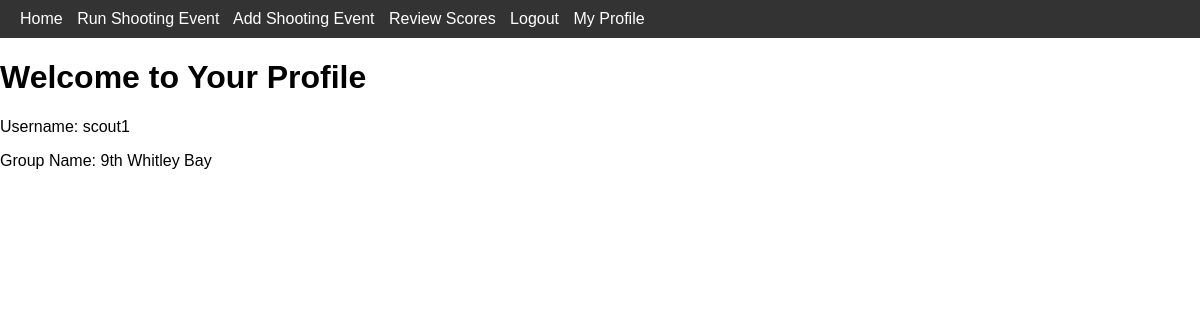
Page /my_profile (signed in) on the earlier database version.
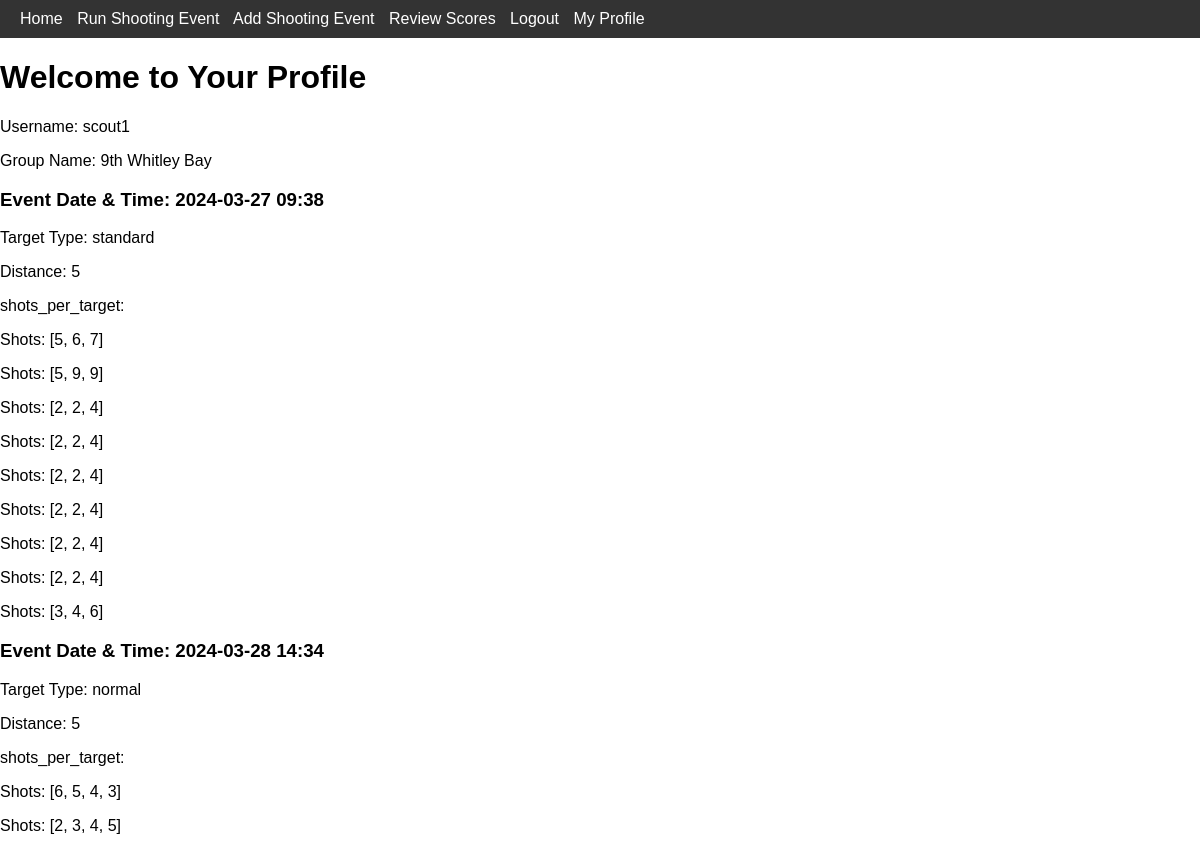
Same page on the later database version.
### app.py (models this page shows)
class User(db.Model):
    __tablename__ = "user"
    id = db.Column(db.Integer, primary_key=True)
    username = db.Column(db.String(80), unique=True, nullable=False)
    password = db.Column(db.String(120), nullable=False)
    admin = db.Column(db.Boolean, nullable=False)
    group_id = db.Column(db.Integer, db.ForeignKey('group.id'), nullable=False)

class Event(db.Model):
    __tablename__ = "event"
    id = db.Column(db.Integer, primary_key=True)
    description = db.Column(db.String(100), nullable=True)
    date = db.Column(db.String(100), nullable=True)
    time = db.Column(db.String(100), nullable=True)

class Format(db.Model):
    __tablename__ = "format"
    id = db.Column(db.Integer, primary_key=True)
    shots_per_target = db.Column(db.Integer, nullable=False)
    target_type = db.Column(db.String(50), nullable=False)
    distance = db.Column(db.Integer, nullable=False)

### app.py (the view)
@app.route('/my_profile')
def my_profile():
    if 'username' not in session:
        return redirect(url_for('login'))
    username = session.get("username")
    user_id = session.get("user_id")
    user_data = User.query.filter_by(id = user_id).first()
    user_group_id = user_data.group_id
    user_group_data = Group.query.filter_by(id = user_group_id).first()
    n = user_group_data.number
    suffix = { 1: "st", 2: "nd", 3: "rd" }.get(n if (n < 20) else (n % 10), 'th')
    group_name = str(str(user_group_data.number) + suffix + " " + user_group_data.district)
    print(group_name)
    event_list = retrieve_shooting_data(user_id=user_id, user=user_data)
    return render_template('my_profile.html',
                           group_name = group_name,
                           username = username,
                           event_list=event_list
                           )

### templates/my_profile.html (shortened to what this page needs)
<!DOCTYPE html>
<html lang="en">
<head>
    <link rel="stylesheet" href="{{ url_for('static', filename='css/main.css') }}">
    <link rel="stylesheet" href="{{ url_for('static', filename='css/navbar_style.css') }}">
</head>
<body>
    {% include 'navbar.html' %}
    <h1>Welcome to Your Profile</h1>
    <p>Username: {{ username }}</p>
    <p>Group Name: {{ group_name }}</p>
    <div id="events-container">
        {% for event in event_list %}
        <div class="event-box">
            <h3>Event Date & Time: {{ event.event_date }} {{ event.event_time }}</h3>
            <p> Target Type: {{ event.target_type }}</p>
            <p> Distance: {{ event.distance }}</p>
            <p> shots_per_target: {{ event.shots_per_target }}</p>
            {% for shot_score in event.shot_scores %}
            <div class="shots-box">
                <p>Shots: {{ shot_score }}</p>
            </div>
            {% endfor %}
        </div>
        {% endfor %}
    </div>
</body>
</html>

### templates/navbar.html (shortened to what this page needs)
<nav class="navbar-container">
    <div class="container">
        <a href="">Home</a>
        <a href="run_event">Run Shooting Event</a>
        <a href="add_event">Add Shooting Event</a>
        <a href="review_scores">Review Scores</a>
            {% if 'username' in session %}
                <a href="{{ url_for('logout') }}">Logout</a>
                <a href="{{ url_for('my_profile') }}">My Profile</a>
            {% else %}
                <a href="{{ url_for('login') }}">Login</a>
                <a href="{{ url_for('signup') }}">Sign Up</a>
            {% endif %}
        </div>
</nav>

### static/css/main.css (style rules this page uses)
body { font-family: 'Arial', sans-serif; margin: 0; padding: 0; }
.container { max-width: 1200px; margin: 0 auto; }

### static/css/navbar_style.css (style rules this page uses)
.navbar-container { background-color: #333; padding: 10px 20px; }
.navbar-container a { color: white; text-decoration: none; margin-right: 10px; }

Differences in the rows shown:
added Event: event_date "2024-03-27", event_time "09:38"
added Format: target_type "standard"
added Event: event_date "2024-03-28", event_time "14:34"
added Format: target_type "normal"
Other differences:
new list line: "Event Date & Time: Target Type: Distance: 5 shots_per_target: Shots: [5, 6, 7] Shots: [5, 9, 9] Shots: [2, 2, 4] Shots: [2, 2, 4] Shots: [2, 2, 4] Shots: [2, 2, 4] Shots: [2, 2, 4] Shots: [2, 2, 4] Shots: [3, 4, 6]"
new list line: "Event Date & Time: Target Type: Distance: 5 shots_per_target: Shots: [6, 5, 4, 3] Shots: [2, 3, 4, 5]"
